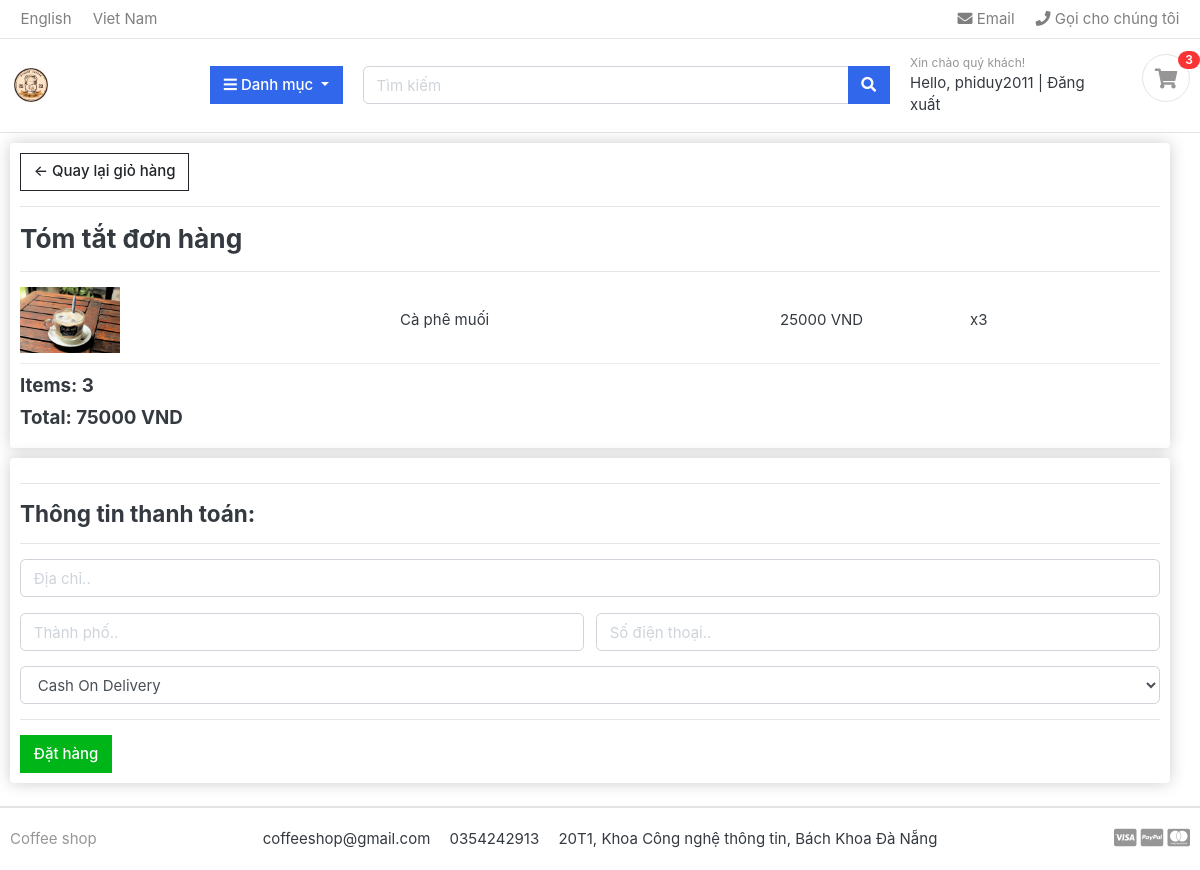
/cart/checkout/ (signed in), run on an earlier commit of the app's database.
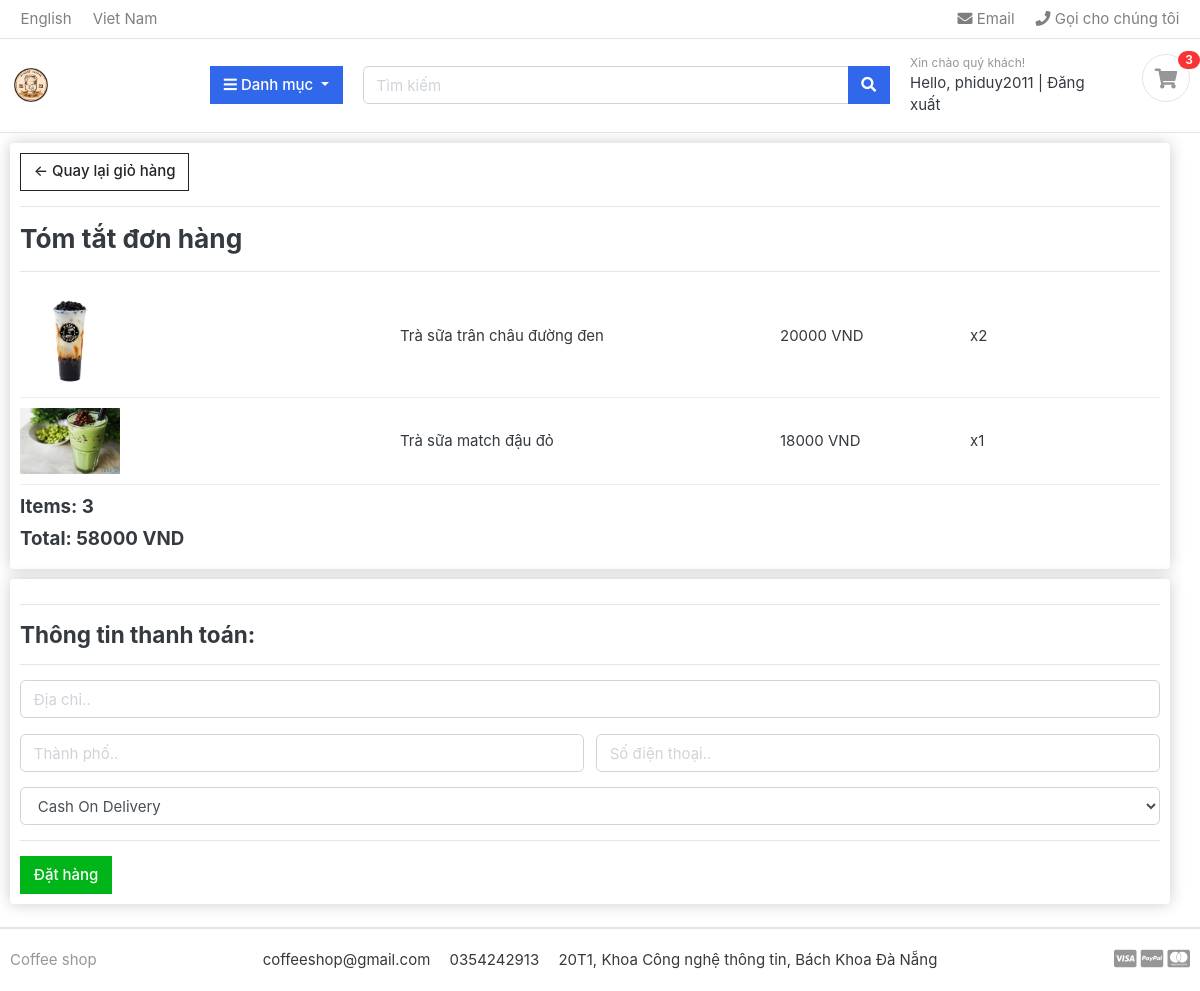
And on a later commit of the database.
### cart/models.py (models this page shows, shortened)
class OrderItem(models.Model):
    product = models.ForeignKey(Product, on_delete=models.SET_NULL, null=True)
    order = models.ForeignKey(Order, on_delete=models.SET_NULL, null=True)
    quantity = models.IntegerField(default=0)
    date_added = models.DateTimeField(default=now)
    @property
    def get_total(self):
        total = self.product.price * self.quantity
        return total

class Order(models.Model):
    customer = models.ForeignKey(Customer, on_delete=models.SET_NULL, null=True)
    date_ordered = models.DateTimeField(default=now)
    complete = models.BooleanField(default=False)
    @property
    def get_cart_total(self):
        orderitems = self.orderitem_set.all()
        total = sum([item.get_total for item in orderitems])
        return total
    @property
    def get_cart_items(self):
        orderitems = self.orderitem_set.all()
        total = sum([item.quantity for item in orderitems])
        return total

### coffee/models.py (models this page shows, shortened)
class Product(models.Model):
    name = models.CharField(max_length=255, unique=True)
    slug = models.SlugField(max_length=100, unique=True)
    price = models.FloatField()
    quantity = models.IntegerField()
    category = models.ForeignKey(Category, on_delete=models.CASCADE)
    image = models.ImageField(max_length=100, upload_to='products/images', blank=True)
    description = models.TextField(max_length=2048, blank=True, default='')

### cart/views.py (the view, shortened to what this page needs)
# urls.py: path('checkout/', views.checkout, name='checkout'),
def checkout(request):
    if request.user.is_authenticated:
        data = cartData(request)
        items = data['items']
        order = data['order']
        cartItems = data['cartItems']
        total = order.get_cart_total
        return render(request, "checkout.html", {'items':items, 'order':order, 'cartItems':cartItems, 'alert':False})

### cart/inherit.py (called while the page is built, shortened)
def cartData(request):
    if request.user.is_authenticated:
        customer = request.user.customer
        order, created = Order.objects.get_or_create(customer=customer, complete=False)
        items = order.orderitem_set.all()
        cartItems = order.get_cart_items
    return {'cartItems':cartItems, 'items':items, 'order':order}

### category/context_processors.py (called while the page is built)
def menu_links(request):
    links = Category.objects.all()
    return dict(links=links)

### category/models.py (called while the page is built)
    def get_url(self):
        return reverse('products_by_category', args=[self.slug])

### templates/checkout.html (shortened to what this page needs)
{% extends 'base.html' %}
{% load static %}
{% block content %}
<div class="container-fluid row">
    <div class="col-lg-12">
        <div class="box-element">
            <a class="btn btn-outline-dark" href="/cart/">&#x2190; Quay lại giỏ hàng</a>
            <hr>
            <h3>Tóm tắt đơn hàng</h3>
            <hr>
            {% for item in items %}
            <div class="cart-row">
                <div style="flex:2"><img class="row-image" src="{{item.product.image.url}}"></div>
                <div style="flex:2">
                    <p>{{item.product.name}}</p>
                </div>
                <div style="flex:1">
                    <p>{{item.product.price|floatformat:0}} VND</p>
                </div>
                <div style="flex:1">
                    <p>x{{item.quantity}}</p>
                </div>
            </div>
            {% endfor %}
            <h5>Items: {{order.get_cart_items}}</h5>
            <h5>Total: {{order.get_cart_total|floatformat:0}} VND</h5>
        </div>
    </div>
    <div class="col-lg-12">
        <div class="box-element" id="form-wrapper">
            <form method="POST"> {% csrf_token %}
                <div id="shipping-info">
                    <hr>
                    <h4>Thông tin thanh toán:</h4>
                    <hr>
                    <div class="">
                        <input class="form-control" type="text" name="address" placeholder="Địa chỉ.." required>
                    </div>
                    <div style="display: flex; gap: 12px; margin-top: 16px;">
                        <div style="flex: auto;">
                            <input class="form-control" type="text" name="city" placeholder="Thành phố.." required>
                        </div>
                        <div style="flex: auto;">
                            <input class="form-control" type="text" name="phone_number" placeholder="Số điện thoại.." required>
                        </div>
                    </div>
                    <div class="mt-3">
                        <select name="payment" id="payment" class="form-control mt-3">
                            <option value="Cash On Delivery">Cash On Delivery</option>
                        </select>
                    </div>
                </div>
                <hr>
                <input type="submit" value="Đặt hàng" id="form-button" class="btn btn-success">
            </form>
        </div>
        <br>
    </div>
</div>
{% endblock %}

What changed in the data, as far as the page shows it:
removed OrderItem: product.image (picture), product.name "Cà phê muối", product.price "25000", quantity "3"
added OrderItem: product.image (picture), product.name "Trà sữa trân châu đường đen", product.price "20000", quantity "2"
added OrderItem: product.image (picture), product.name "Trà sữa match đậu đỏ", product.price "18000", quantity "1"
computed for Order: get_cart_total "75000" → "58000"
